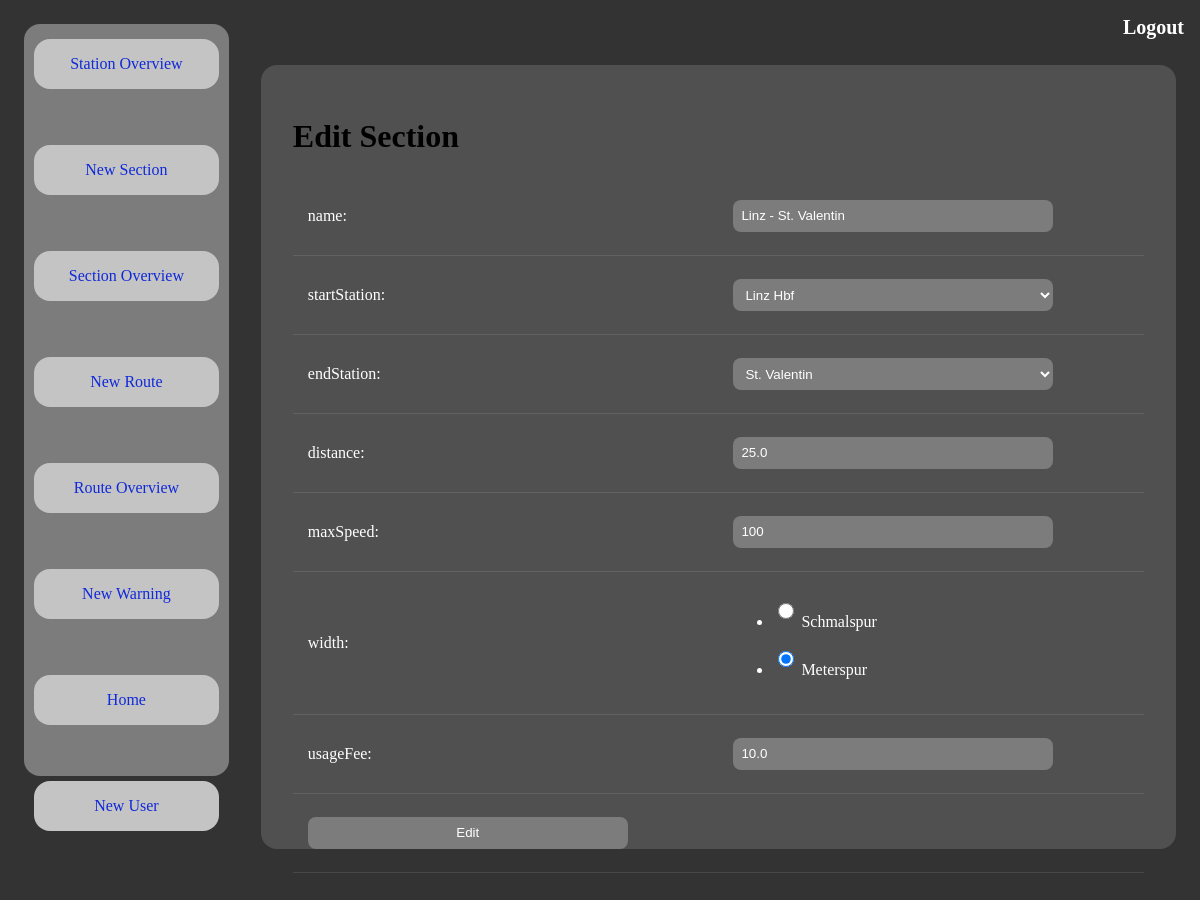
The app's page /section/edit/Linz - St. Valentin (signed in) with its own data.
### app/models.py (models this page shows)
class Section(db.Model):
    id = db.Column(db.Integer, primary_key=True)
    name = db.Column(db.String(64), index=True, unique=True)
    startStation = db.Column(db.Integer, db.ForeignKey('station.id'))
    endStation = db.Column(db.Integer, db.ForeignKey('station.id'))
    distance = db.Column(db.Float)
    maxSpeed = db.Column(db.Integer)
    width = db.Column(db.String(64))
    usageFee = db.Column(db.Float)

### app/routes.py (the view, shortened to what this page needs)
@app.route('/section/edit/<sectionName>', methods=['GET', 'POST'])
@admin_required
@login_required
def section_edit(sectionName):
    form = EditSectionForm()
    form.startStation.choices = ['nothing selected']
    form.endStation.choices = ['nothing selected']
    stations = Station.query.all()
    for s in stations:
        form.startStation.choices.append(s.name)
        form.endStation.choices.append(s.name)
    section = Section.query.filter_by(name=sectionName).first()
    form.name.data = sectionName
    form.startStation.data = section.startStation
    form.endStation.data = section.endStation
    form.distance.data = section.distance
    form.maxSpeed.data = section.maxSpeed
    form.width.data = section.width
    form.usageFee.data = section.usageFee
    return render_template('edit_section.html', title='Section', form=form, name=sectionName)

### app/forms.py
class EditSectionForm(FlaskForm):
    name = StringField('name', validators=[DataRequired()])
    startStation = SelectField(u'startStation')
    endStation = SelectField(u'endStation')
    distance = FloatField('distance')
    maxSpeed = IntegerField('maxSpeed')
    width = RadioField('width', choices=[('SCHMALSPUR', 'Schmalspur'), ('METERSPUR', 'Meterspur')])
    usageFee = FloatField('usageFee')
    submit = SubmitField('Edit')

### app/models.py (called while the page is built)
@login.user_loader
def load_user(id):
    return User.query.get(int(id))

    def is_admin(self):
        return self.role == UserRole.admin

### app/templates/edit_section.html (shortened to what this page needs)
{% extends "base.html" %}
{% block content %}
        <div id="body">
    <h1>Edit Section</h1>
<form action="" method="post" novalidate>
<table>
        <tr><td>{{ form.name.label }}:</td><td>{{ form.name(size=32) }}</td> </tr>
        <tr><td>{{ form.startStation.label }}:</td><td>{{ form.startStation}}</td> </tr>
        <tr><td>{{ form.endStation.label }}:</td><td>{{ form.endStation }}</td> </tr>
        <tr><td>{{ form.distance.label }}:</td><td>{{ form.distance(size=32) }}</td> </tr>
        <tr><td>{{ form.maxSpeed.label }}:</td><td>{{ form.maxSpeed(size=32) }}</td> </tr>
        <tr><td>{{ form.width.label }}:</td><td>{{ form.width }}</td> </tr>
        <tr><td>{{ form.usageFee.label }}:</td><td>{{ form.usageFee(size=32) }}</td> </tr>
        <tr><td colspan="2">{{ form.submit() }}</td> </tr>
    </table>
    </form>
        </div>
{% endblock %}

### app/static/stylesheet.css (style rules this page uses)
*, *::before, *::after { box-sizing: border-box; }
body { background-color: #333333; }
input { background-color: #7C7C7C; color: white; height: 2rem; width: 20rem; border-radius: 0.5rem; border: none; margin-bottom: 0.5rem; margin-top: 0.5rem; padding: 0.5rem; }
input[type="radio"] { width: 1rem; }
select { background-color: #7C7C7C; color: white; height: 2rem; width: 20rem; border-radius: 0.5rem; border: none; margin-bottom: 0.5rem; margin-top: 0.5rem; padding: 0.5rem; }
table { width: 100%; table-layout: fixed; border-collapse: collapse; }
td { padding: 15px; text-align: left; vertical-align: middle; color: #fff; border-bottom: solid 1px rgba(255, 255, 255, 0.1); }

### records on screen
Section: name "Linz - St. Valentin", startStation "Linz Hbf", endStation "St. Valentin", distance "25.0", maxSpeed "100", width "☐ Schmalspur ☑ Meterspur", usageFee "10.0"
